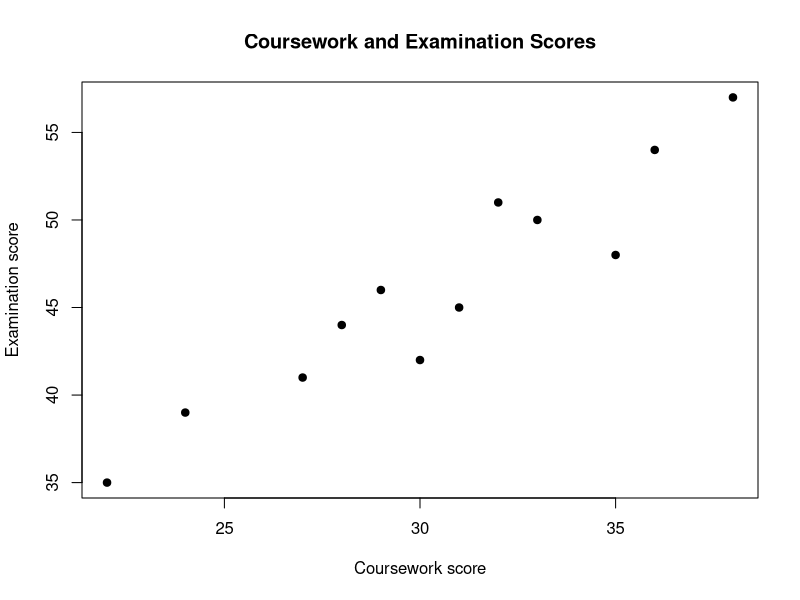
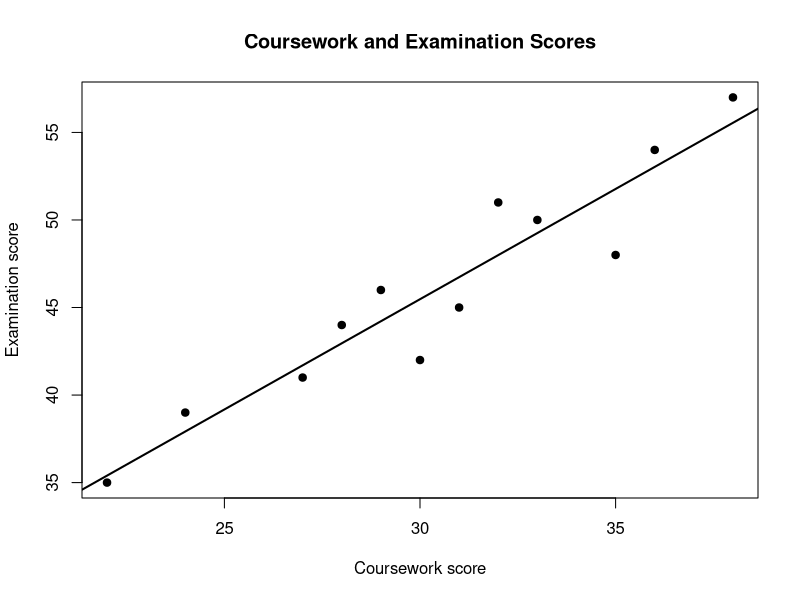
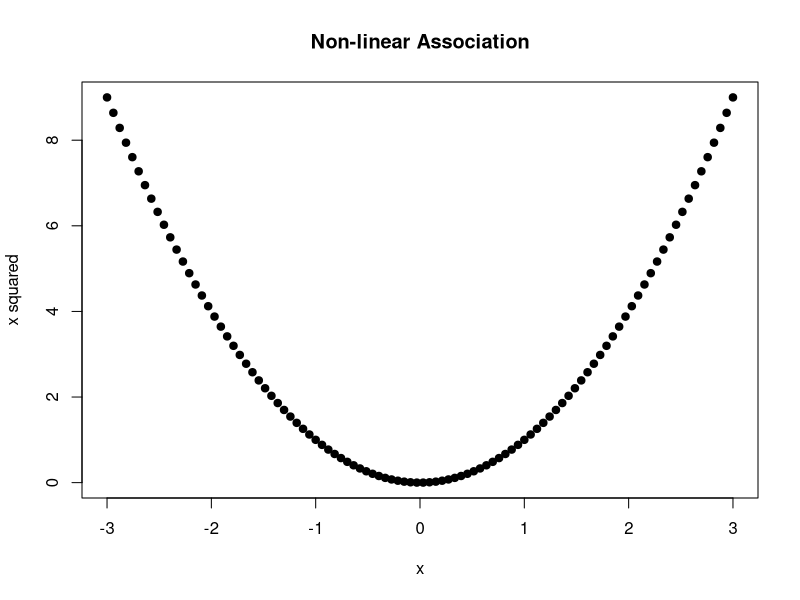
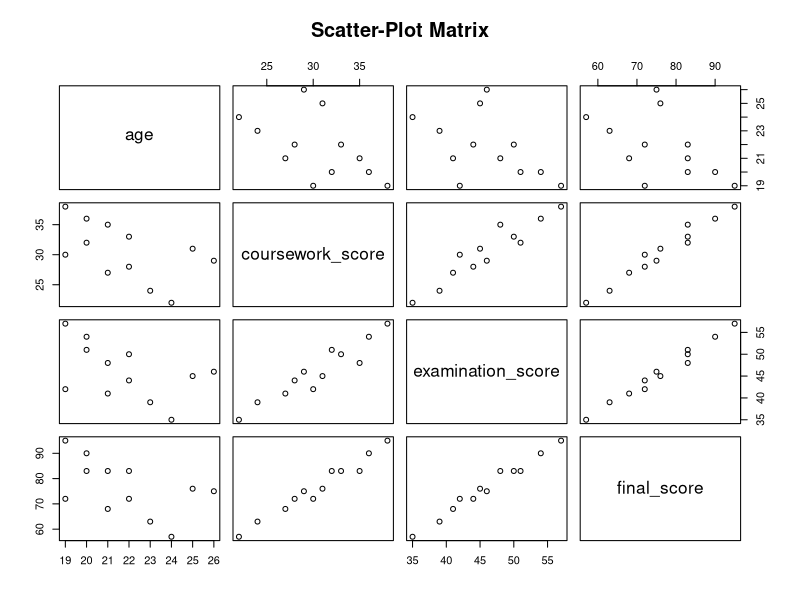

These charts were generated, in order, by the following R code:
## ---- chunk 1
options(
  digits = 4,
  scipen = 999,
  width = 90
)

set.seed(20260714)

knitr::opts_chunk$set(
  echo = TRUE,
  message = FALSE,
  warning = TRUE,
  error = FALSE,
  comment = "#>",
  collapse = TRUE,
  fig.align = "centre",
  fig.width = 7,
  fig.height = 5
)
## ---- chunk 2
student_data <- read.csv(
  "data/student_scores.csv",
  stringsAsFactors = FALSE
)

clinic_data <- read.csv(
  "data/clinic_visits.csv",
  stringsAsFactors = FALSE
)
## ---- chunk 3
cov(
  student_data$coursework_score,
  student_data$examination_score,
  use = "complete.obs"
)
## ---- chunk 4
cor(
  student_data$coursework_score,
  student_data$examination_score,
  method = "pearson",
  use = "complete.obs"
)
## ---- chunk 5
plot(
  student_data$coursework_score,
  student_data$examination_score,
  main = "Coursework and Examination Scores",
  xlab = "Coursework score",
  ylab = "Examination score",
  pch = 19
)
## ---- chunk 6
plot(
  student_data$coursework_score,
  student_data$examination_score,
  main = "Coursework and Examination Scores",
  xlab = "Coursework score",
  ylab = "Examination score",
  pch = 19
)

abline(
  lm(
    examination_score ~ coursework_score,
    data = student_data
  ),
  lwd = 2
)
## ---- chunk 7
cor(
  student_data$coursework_score,
  student_data$examination_score,
  method = "spearman",
  use = "complete.obs"
)
## ---- chunk 8
cor(
  student_data$coursework_score,
  student_data$examination_score,
  method = "kendall",
  use = "complete.obs"
)
## ---- chunk 9
correlation_comparison <- data.frame(
  method = c(
    "Pearson",
    "Spearman",
    "Kendall"
  ),
  coefficient = c(
    cor(
      student_data$coursework_score,
      student_data$examination_score,
      method = "pearson"
    ),
    cor(
      student_data$coursework_score,
      student_data$examination_score,
      method = "spearman"
    ),
    cor(
      student_data$coursework_score,
      student_data$examination_score,
      method = "kendall"
    )
  ),
  stringsAsFactors = FALSE
)

correlation_comparison
## ---- chunk 10
x <- 1:20
y <- x ^ 2

cor(
  x,
  y,
  method = "pearson"
)

cor(
  x,
  y,
  method = "spearman"
)
## ---- chunk 11
x_curve <- seq(
  -3,
  3,
  length.out = 100
)

y_curve <- x_curve ^ 2

cor(
  x_curve,
  y_curve
)

plot(
  x_curve,
  y_curve,
  main = "Non-linear Association",
  xlab = "x",
  ylab = "x squared",
  pch = 19
)
## ---- chunk 12
x_regular <- 1:10
y_regular <- 2 * x_regular

pearson_regular <- cor(
  x_regular,
  y_regular
)

x_with_outlier <- c(
  x_regular,
  20
)

y_with_outlier <- c(
  y_regular,
  -20
)

pearson_with_outlier <- cor(
  x_with_outlier,
  y_with_outlier
)

spearman_with_outlier <- cor(
  x_with_outlier,
  y_with_outlier,
  method = "spearman"
)

data.frame(
  statistic = c(
    "Pearson without outlier",
    "Pearson with outlier",
    "Spearman with outlier"
  ),
  value = c(
    pearson_regular,
    pearson_with_outlier,
    spearman_with_outlier
  ),
  stringsAsFactors = FALSE
)
## ---- chunk 13
numeric_student_data <- student_data[
  vapply(
    student_data,
    is.numeric,
    FUN.VALUE = logical(1)
  )
]

student_correlation_matrix <- cor(
  numeric_student_data,
  use = "pairwise.complete.obs",
  method = "pearson"
)

student_correlation_matrix
## ---- chunk 14
cov(
  numeric_student_data,
  use = "pairwise.complete.obs"
)
## ---- chunk 15
round(
  student_correlation_matrix,
  digits = 3
)
## ---- chunk 16
pearson_test <- cor.test(
  student_data$coursework_score,
  student_data$examination_score,
  method = "pearson"
)

pearson_test
## ---- chunk 17
data.frame(
  estimate =
    unname(
      pearson_test$estimate
    ),
  statistic =
    unname(
      pearson_test$statistic
    ),
  degrees_of_freedom =
    unname(
      pearson_test$parameter
    ),
  p_value =
    pearson_test$p.value,
  confidence_lower =
    pearson_test$conf.int[1],
  confidence_upper =
    pearson_test$conf.int[2]
)
## ---- chunk 18
cor.test(
  student_data$coursework_score,
  student_data$examination_score,
  method = "spearman",
  exact = FALSE
)
## ---- chunk 19
cor.test(
  student_data$coursework_score,
  student_data$examination_score,
  method = "kendall",
  exact = FALSE
)
## ---- chunk 20
programme_groups <- split(
  student_data,
  student_data$programme
)

grouped_correlation <- lapply(
  programme_groups,
  function(group_data) {
    cor(
      group_data$coursework_score,
      group_data$examination_score,
      use = "complete.obs"
    )
  }
)

grouped_correlation
## ---- chunk 21
calculate_grouped_correlation <- function(
  data,
  x_variable,
  y_variable,
  group_variable,
  method = "pearson"
) {
  required <- c(
    x_variable,
    y_variable,
    group_variable
  )

  if (!all(
    required %in%
      names(data)
  )) {
    stop(
      "Required variables are missing.",
      call. = FALSE
    )
  }

  groups <- split(
    data,
    data[[
      group_variable
    ]]
  )

  results <- lapply(
    names(groups),
    function(group_name) {
      group_data <- groups[[
        group_name
      ]]

      complete_status <- complete.cases(
        group_data[
          c(
            x_variable,
            y_variable
          )
        ]
      )

      n_complete <- sum(
        complete_status
      )

      estimate <- if (
        n_complete >= 3L
      ) {
        cor(
          group_data[[
            x_variable
          ]][
            complete_status
          ],
          group_data[[
            y_variable
          ]][
            complete_status
          ],
          method = method
        )
      } else {
        NA_real_
      }

      data.frame(
        group = group_name,
        n = n_complete,
        correlation = estimate,
        stringsAsFactors = FALSE
      )
    }
  )

  result <- do.call(
    rbind,
    results
  )

  names(result)[1] <-
    group_variable

  result
}

calculate_grouped_correlation(
  student_data,
  "coursework_score",
  "examination_score",
  "programme"
)
## ---- chunk 22
create_correlation_report <- function(
  x,
  y,
  x_name = "x",
  y_name = "y",
  method = c(
    "pearson",
    "spearman",
    "kendall"
  )
) {
  method <- match.arg(
    method
  )

  complete_status <- complete.cases(
    x,
    y
  )

  x_complete <- x[
    complete_status
  ]

  y_complete <- y[
    complete_status
  ]

  test_result <- cor.test(
    x_complete,
    y_complete,
    method = method,
    exact = FALSE
  )

  data.frame(
    variable_x = x_name,
    variable_y = y_name,
    method = method,
    n = length(
      x_complete
    ),
    estimate =
      unname(
        test_result$estimate
      ),
    p_value =
      test_result$p.value,
    stringsAsFactors = FALSE
  )
}

create_correlation_report(
  student_data$coursework_score,
  student_data$examination_score,
  "coursework_score",
  "examination_score",
  method = "pearson"
)
## ---- chunk 23
create_correlation_matrix <- function(
  data,
  method = c(
    "pearson",
    "spearman",
    "kendall"
  ),
  digits = 3
) {
  method <- match.arg(
    method
  )

  numeric_data <- data[
    vapply(
      data,
      is.numeric,
      FUN.VALUE = logical(1)
    )
  ]

  if (ncol(
    numeric_data
  ) < 2L) {
    stop(
      "At least two numeric variables are required.",
      call. = FALSE
    )
  }

  round(
    cor(
      numeric_data,
      use =
        "pairwise.complete.obs",
      method = method
    ),
    digits = digits
  )
}

create_correlation_matrix(
  student_data
)
## ---- chunk 24
pairs(
  numeric_student_data,
  main = "Scatter-Plot Matrix"
)
